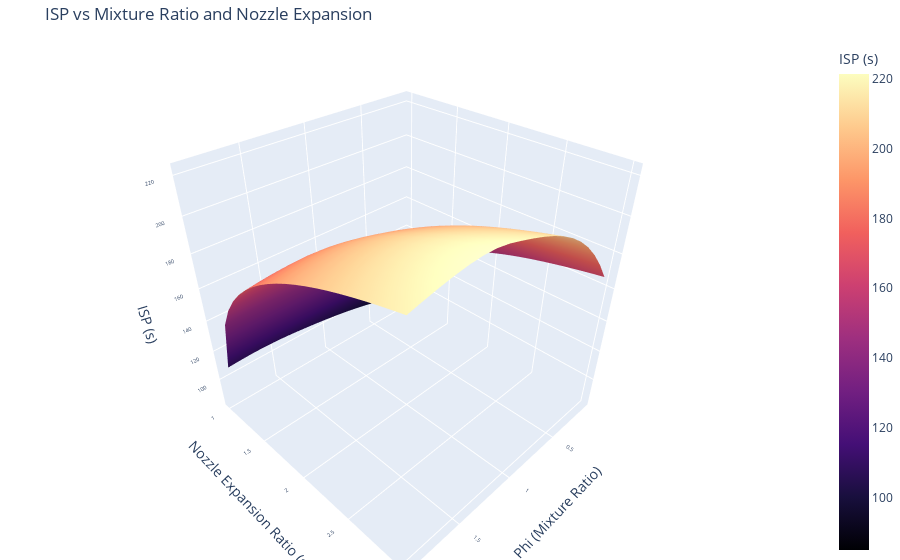

This figure's notebook cell:
### Code cell
import plotly.graph_objects as go

fig = go.Figure(data=[go.Surface(
    x=X, y=Y, z=Z,
    colorscale='magma',
    colorbar=dict(title='ISP (s)'),
    hovertemplate='Phi: %{x}<br>Sup: %{y}<br>ISP: %{z:.2f}<extra></extra>'
)])

fig.update_layout(
    title='ISP vs Mixture Ratio and Nozzle Expansion',
    scene=dict(
        xaxis_title='Phi (Mixture Ratio)',
        yaxis_title='Nozzle Expansion Ratio (sup)',
        zaxis_title='ISP (s)',
        xaxis=dict(tickfont=dict(size=8)),
        yaxis=dict(tickfont=dict(size=8)),
        zaxis=dict(tickfont=dict(size=8)),
    ),
    margin=dict(l=0, r=0, b=0, t=40)
)

fig.show()

### Figure 1 — Plotly figure (JSON) as saved in the notebook; plotly's stock layout.template omitted (floating-point values rounded to 4 significant figures; data arrays with more than 128 entries replaced by an {"elided": "..."} marker saying what was removed)
{"data": [{"colorbar": {"title": {"text": "ISP (s)"}}, "colorscale": [[0, "#000004"], [0.1111, "#180f3d"], [0.2222, "#440f76"], [0.3333, "#721f81"], [0.4444, "#9e2f7f"], [0.5556, "#cd4071"], [0.6667, "#f1605d"], [0.7778, "#fd9668"], [0.8889, "#feca8d"], [1, "#fcfdbf"]], "hovertemplate": "Phi: %{x}<br>Sup: %{y}<br>ISP: %{z:.2f}<extra></extra>", "type": "surface", "x": {"elided": "21x19 float values"}, "y": {"elided": "21x19 float values"}, "z": {"elided": "21x19 float values"}}], "layout": {"margin": {"b": 0, "l": 0, "r": 0, "t": 40}, "scene": {"xaxis": {"tickfont": {"size": 8}, "title": {"text": "Phi (Mixture Ratio)"}}, "yaxis": {"tickfont": {"size": 8}, "title": {"text": "Nozzle Expansion Ratio (sup)"}}, "zaxis": {"tickfont": {"size": 8}, "title": {"text": "ISP (s)"}}}, "title": {"text": "ISP vs Mixture Ratio and Nozzle Expansion"}}}
